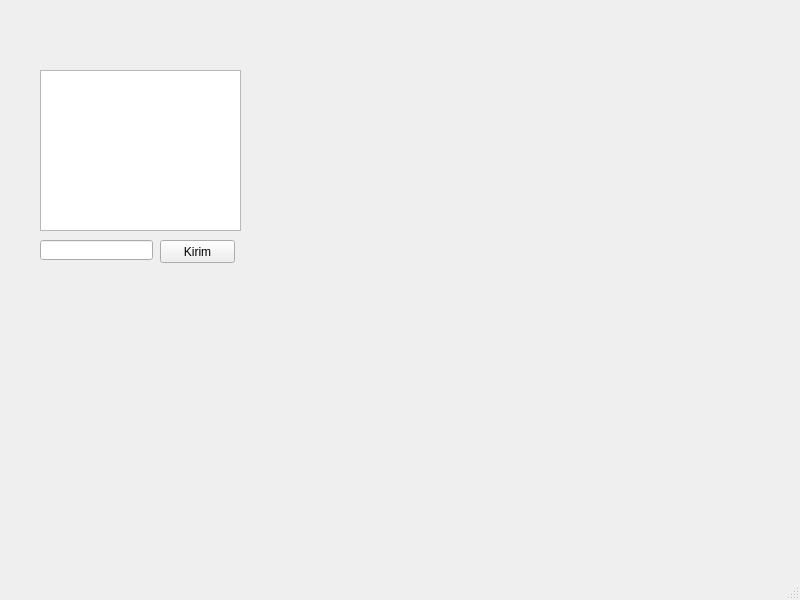
<?xml version="1.0" encoding="UTF-8"?>
<ui version="4.0">
 <class>MainWindow</class>
 <widget class="QMainWindow" name="MainWindow">
  <property name="geometry">
   <rect>
    <x>0</x>
    <y>0</y>
    <width>800</width>
    <height>600</height>
   </rect>
  </property>
  <property name="windowTitle">
   <string>MainWindow</string>
  </property>
  <widget class="QWidget" name="centralwidget">
   <widget class="QLineEdit" name="lineEdit">
    <property name="geometry">
     <rect>
      <x>40</x>
      <y>240</y>
      <width>113</width>
      <height>20</height>
     </rect>
    </property>
   </widget>
   <widget class="QTextEdit" name="textEdit">
    <property name="geometry">
     <rect>
      <x>40</x>
      <y>70</y>
      <width>201</width>
      <height>161</height>
     </rect>
    </property>
   </widget>
   <widget class="QPushButton" name="pushButton">
    <property name="geometry">
     <rect>
      <x>160</x>
      <y>240</y>
      <width>75</width>
      <height>23</height>
     </rect>
    </property>
    <property name="text">
     <string>Kirim</string>
    </property>
   </widget>
  </widget>
  <widget class="QMenuBar" name="menubar">
   <property name="geometry">
    <rect>
     <x>0</x>
     <y>0</y>
     <width>800</width>
     <height>22</height>
    </rect>
   </property>
  </widget>
  <widget class="QStatusBar" name="statusbar"/>
 </widget>
 <resources/>
 <connections/>
</ui>
